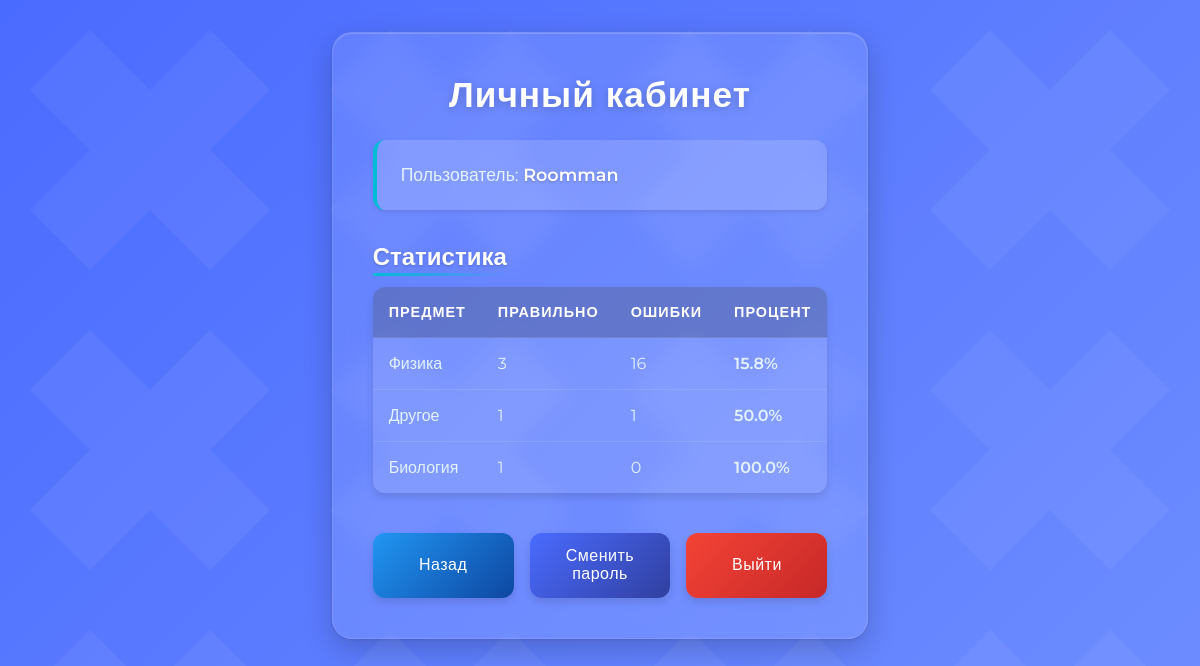
Page /account (signed in) on the committed database.
### app.py (models this page shows, shortened)
class User(db.Model):
    id = db.Column(db.Integer, primary_key=True)
    username = db.Column(db.String(80), unique=True, nullable=False)
    password = db.Column(db.String(120), nullable=False)
    stats = db.relationship('UserStats', backref='user', lazy=True)
    created_at = db.Column(db.DateTime, default=datetime.utcnow)

class UserStats(db.Model):
    id = db.Column(db.Integer, primary_key=True)
    user_id = db.Column(db.Integer, db.ForeignKey('user.id'), nullable=False)
    subject = db.Column(db.String(50), nullable=False)
    correct_answers = db.Column(db.Integer, default=0)
    wrong_answers = db.Column(db.Integer, default=0)
    updated_at = db.Column(db.DateTime,
                           default=datetime.utcnow,
                           onupdate=datetime.utcnow)

### app.py (the view)
@app.route('/account')
@login_required
def account():
    db_session = Session(db.engine)
    try:
        user = db_session.get(User, session['user_id'])
        if not user:
            return redirect('/logout')
        stats = db_session.execute(
            db.select(UserStats).where(
                UserStats.user_id == user.id)).scalars().all()
        return render_template('account.html', current_user=user, stats=stats)
    except Exception as e:
        logger.error(f"Ошибка при доступе к аккаунту: {str(e)}")
        return redirect('/')
    finally:
        db_session.close()

### app.py (called while the page is built)
def login_required(f):
    @wraps(f)
    def decorated_function(*args, **kwargs):
        if 'user_id' not in session:
            if rq.headers.get('X-Requested-With') == 'XMLHttpRequest':
                return jsonify({'error': 'Unauthorized'}), 401
            return redirect('/')
        return f(*args, **kwargs)
    return decorated_function

### templates/account.html (shortened to what this page needs)
{% extends "base.html" %}
{% block link %}
<link rel="stylesheet" href="{{ url_for("static", filename="css/account.css") }}">
{% endblock %}
{% block body %}
<div class="account-container">
    <h2>Личный кабинет</h2>
    <div class="user-info">
        <p>Пользователь: <strong>{{ current_user.username }}</strong></p>
    </div>
    <div class="stats-section">
        <h3>Статистика</h3>
        <table>
            <thead>
                <tr>
                    <th>Предмет</th>
                    <th>Правильно</th>
                    <th>Ошибки</th>
                    <th>Процент</th>
                </tr>
            </thead>
            <tbody>
                {% for stat in stats %}
                <tr>
                    <td>{{ stat.subject }}</td>
                    <td>{{ stat.correct_answers }}</td>
                    <td>{{ stat.wrong_answers }}</td>
                    <td>{{ (stat.correct_answers/(stat.correct_answers+stat.wrong_answers)*100)|round(1) if (stat.correct_answers+stat.wrong_answers) > 0 else 0 }}%</td>
                </tr>
                {% endfor %}
            </tbody>
        </table>
    </div>
    <div class="account-actions">
        <button id="backBtn">Назад</button>
        <button id="changePasswordBtn">Сменить пароль</button>
        <button id="logoutBtn">Выйти</button>
    </div>
</div>
{% endblock %}

### static/css/base.css (style rules this page uses)
:root { --primary-color: #3f51b5; --primary-light: #7986cb; --primary-dark: #303f9f; --accent-color: #00bcd4; --text-light: #e3f2fd; --text-dark: #263238; --error-color: #f44336; --success-color: #4CAF50; --warning-color: #FF9800; --background-gradient: linear-gradient(135deg, var(--primary-dark), var(--primary-color)); --card-background: rgba(255, 255, 255, 0.95); --transition-speed: 0.3s; }
* { box-sizing: border-box; margin: 0; padding: 0; }
body { background: var(--background-gradient); color: var(--text-light); margin: 0; font-family: 'Roboto', sans-serif; min-height: 100vh; transition: background-color var(--transition-speed) ease; }
button { padding: 0.75rem 1.5rem; border: none; border-radius: 8px; font-weight: 500; cursor: pointer; transition: all 0.2s ease; background-color: var(--primary-color); color: white; font-size: 1rem; box-shadow: 0 2px 5px rgba(0, 0, 0, 0.2); position: relative; overflow: hidden; }
button::after { content: ''; position: absolute; top: 50%; left: 50%; width: 5px; height: 5px; background: rgba(255, 255, 255, 0.5); opacity: 0; border-radius: 100%; transform: scale(1, 1) translate(-50%, -50%); transform-origin: 50% 50%; }

### rows in the picture
User: username "Roomman"
UserStats: subject "Физика", correct_answers "3", wrong_answers "16", correct_answers+wrong_answers "15.8"
UserStats: subject "Другое", correct_answers "1", wrong_answers "1", correct_answers+wrong_answers "50.0"
UserStats: subject "Биология", correct_answers "1", wrong_answers "0", correct_answers+wrong_answers "100.0"
